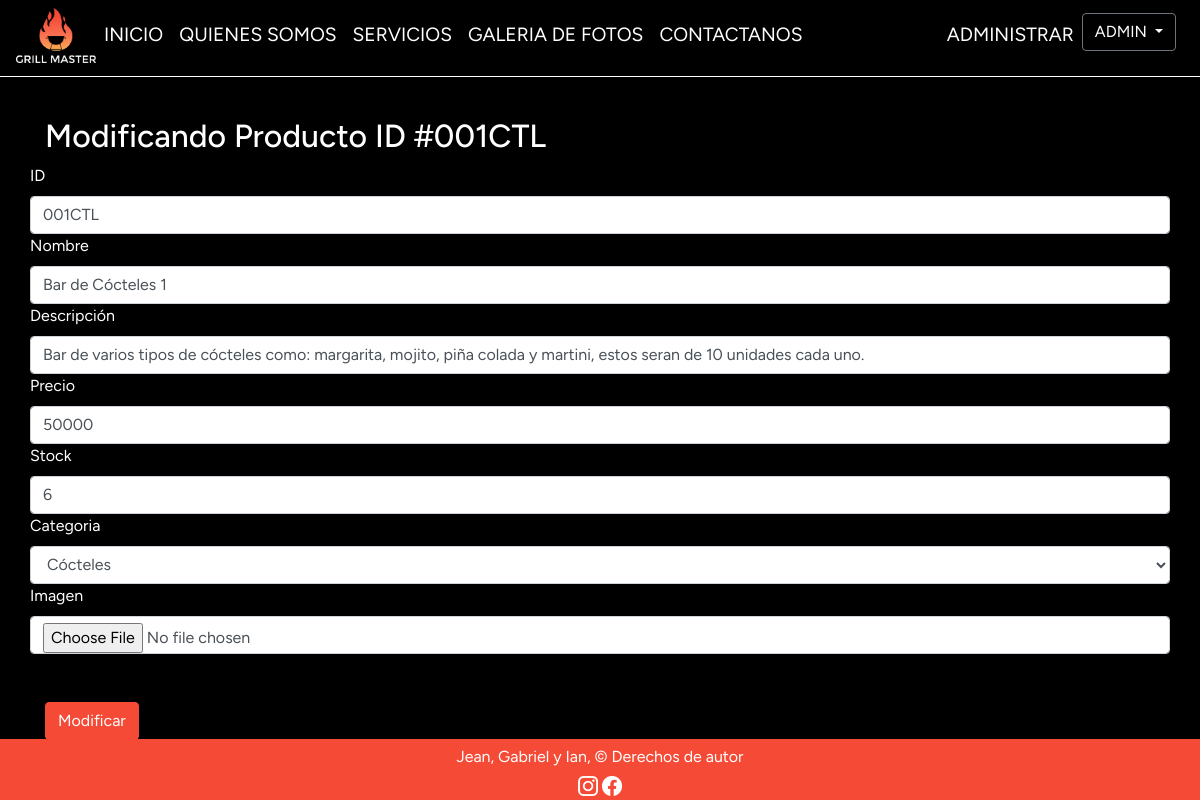
The app's page /product/001CTL/edit (signed in) with its own data.
### grillmaster/models.py (models this page shows, shortened)
class Productos(models.Model):
    name = models.CharField(max_length=200)
    id = models.CharField(max_length=100,primary_key=True)
    description = models.CharField(max_length=500)
    price = models.IntegerField()
    stock = models.IntegerField()
    image = models.ImageField()
    categoria= models.ForeignKey(Categoria, on_delete=models.CASCADE, verbose_name="Categoria")

### grillmaster/views.py (the view)
# urls.py: path('product/<id>/edit', views.product_edit, name="product_edit"),
@staff_member_required
def product_edit(request, id):
    product = Productos.objects.get(id=id)
    ctx = {
        'form': ProductosForm(instance=product),
        'id': id,
    }
    if request.method == "POST":
        form = ProductosForm(request.POST, request.FILES, instance=product)
        if form.is_valid():
            form.save()
            return redirect('product_manage')
    return render(request, 'cart/product_edit.html', ctx)

### grillmaster/context_processor.py (called while the page is built)
def calculate_shipping(total):
    shipping = 0
    if total > 50000:
        return 0
    return shipping

def calculate_taxes(total):
    return round(total * 0.19)

def shopping_cart_total(request):
    total = 0
    amount = 0
    try:
        for key, value in request.session['shopping_cart'].items():
            amount = amount + int(value['amount'])
            total = total + int(value['price']) * value['amount']
    except:
        request.session['shopping_cart'] = {}
        total = 0
    shipping = calculate_shipping(total)
    taxes = calculate_taxes(total)
    return {
        'taxes': taxes,
        'shopping_cart_total': (total + taxes + shipping),
        'shopping_cart_amount': amount,
        'shipping': shipping,
    }

### grillmaster/models.py (called while the page is built)
    def __str__(self):
        return self.nombreCategoria

### grillmaster/templates/cart/product_edit.html (shortened to what this page needs)
<!DOCTYPE html>
<html lang="es">
<head>
    {% load static %}
    <link href="https://stackpath.bootstrapcdn.com/bootstrap/4.5.2/css/bootstrap.min.css" rel="stylesheet">
    <link rel="stylesheet" href="{% static '/css/nav.css' %}">
    <link rel="stylesheet" href="{% static '/css/manag.css' %}">
</head>
<body>
    {% include 'nav.html' %}
    <div id="main-content" class="container">
    <div class="row text-white">
        <div class="col">
            <h2 >Modificando Producto ID #{{ id }}</h2>
            <form method="POST" id="product-edit-form" enctype="multipart/form-data">
                <div class="row">
                    <label for="{{ form.field.name }}">
                        {{ form.id.label }}
                    </label>
                    {{ form.id }}
                </div>
                <div class="row">
                    <label for="{{ form.field.name }}">
                        {{ form.name.label }}
                    </label>
                    {{ form.name }}
                </div>
                <div class="row">
                    <label for="{{ form.field.name }}">
                        {{ form.description.label }}
                    </label>
                    {{ form.description }}
                </div>
                <div class="row">
                    <label for="{{ form.field.name }}">
                        {{ form.price.label }}
                    </label>
                    {{ form.price }}
                </div>
                <div class="row">
                    <label for="{{ form.field.name }}">
                        {{ form.stock.label }}
                    </label>
                    {{ form.stock }}
                </div>
                <div class="row">
                    <label for="{{ form.field.name }}">
                        {{ form.categoria.label }}
                    </label>
                    {{ form.categoria }}
                </div>
                <div class="row">
                    <label for="{{ form.field.name }}" name="image">
                        {{ form.image.label }}
                    </label>
                    {{ form.image }}
                </div>
                <div class="row mt-5">
                    <div class="col">
                        <input type="submit" class="btn btn-primary" value="Modificar" style="font-size: 1rem; background-color: #F44A36; box-shadow: none; border-color: #F44A36;">
                    </div>
                </div>
            </form>
        </div>
    </div>
    </div>
    {% include 'footer.html' %}
</body>
</html>

### grillmaster/templates/nav.html (shortened to what this page needs)
{% load static %}
<nav class="navbar navbar-expand-md bg-black text-white navbar-white">
  <img
    src="{% static 'img/grillmasterlogo/logoentero.png' %}"
    alt="Logo Empresa"
    width="80"/>
  <div class="collapse navbar-collapse" id="collapsibleNavbar">
    <ul class="navbar-nav mr-auto">
      {% url 'index' as index_url %}
      <li class="nav-item">
        <a
          class="nav-link {% if request.path == index_url %}active{% endif %}"
          href="{{ index_url }}">INICIO</a>
      </li>
      {% url 'aboutUs' as about_us_url %}
      <li class="nav-item">
        <a
          class="nav-link {% if request.path == about_us_url %}active{% endif %}"
          href="{{ about_us_url }}">QUIENES SOMOS</a>
      </li>
      {% url 'products' as shop_url %}
      <li class="nav-item">
        <a
          class="nav-link {% if request.path == shop_url %}active{% endif %}"
          href="{{ shop_url }}">SERVICIOS</a>
      </li>
      {% url 'photoGallery' as photo_gallery_url %}
      <li class="nav-item">
        <a
          class="nav-link {% if request.path == photo_gallery_url %}active{% endif %}"
          href="{{ photo_gallery_url }}">GALERIA DE FOTOS</a>
      </li>
      {% url 'contact' as contact_url %}
      <li class="nav-item">
        <a
          class="nav-link {% if request.path == contact_url %}active{% endif %}"
          href="{{ contact_url }}">CONTACTANOS</a>
      </li>
    </ul>
    <ul class="navbar-nav">
      {% if user.is_staff %}
      {% url 'management' as management_url %}
      <li class="nav-item">
        <a
          class="nav-link {% if request.path == management_url %}active{% endif %}"
          href="{{ management_url }}">ADMINISTRAR</a>
      </li>
      {% endif %}
      {% if user.is_authenticated %}
      <li class="nav-item mr-2">
        <div class="dropdown">
          <button
            class="btn btn-secondary dropdown-toggle"
            type="button"
            id="dropdownMenuButton"
            data-toggle="dropdown"
            style="background-color: black; font-family: 'Figtree'"
          >
          {{ user.username | upper }}
          </button>
        </div>
      </li>
      {% endif %}
    </ul>
  </div>
</nav>

### grillmaster/static/css/manag.css (style rules this page uses)
body { font-family: 'Figtree'; margin: 0; padding: 0; background-color: black; position: relative; color: #fff; }
a, a:hover { text-decoration: none; color: inherit; cursor: pointer; font-size: larger; }

### records on screen
Productos: id "001CTL", name "Bar de Cócteles 1", description "Bar de varios tipos de cócteles como: margarita, mojito, piña colada y martini, estos seran de 10 unidades cada uno.", price "50000", stock "6", categoria "Cócteles"

### other values on screen
{{ user.username | upper }} "ADMIN"
